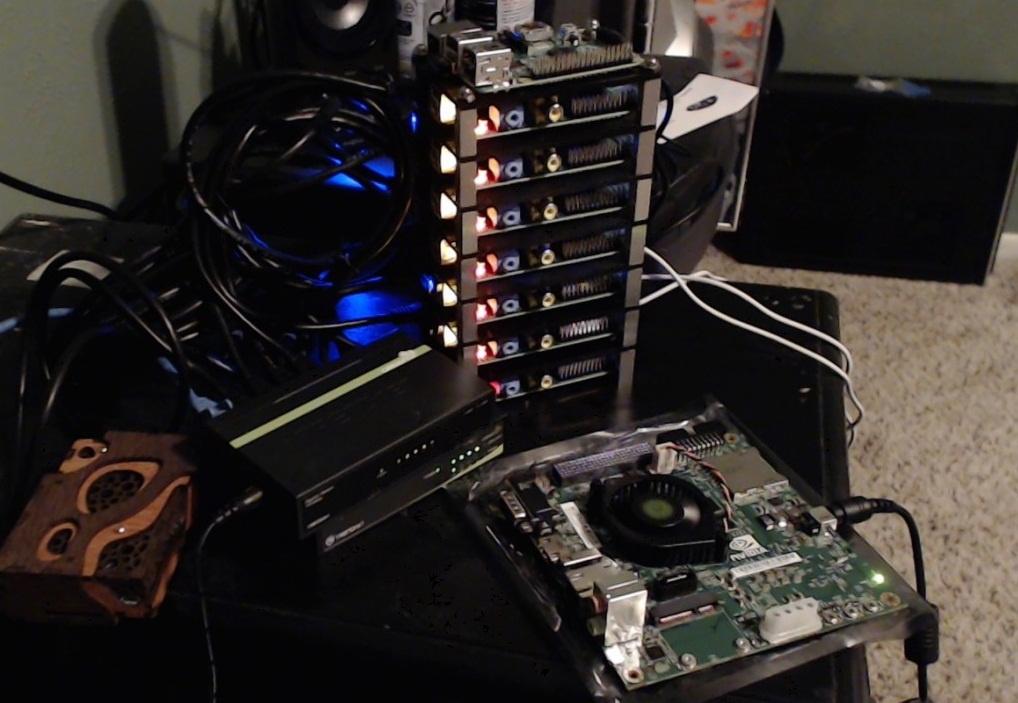
#> input picture Template Matching/opencv-template-matching-python-tutorial.jpg, 1018 x 703 px, found by its file name
$ python 'Template Matching.py'
#> lines starting #> are read from the running program, lines starting #| are printed output that depends on the picture; pictures that were not available may be replaced by others from this repository, and a replacement may not be noted
import cv2
import numpy as np


img_bgr=cv2.imread('opencv-template-matching-python-tutorial.jpg')
#> img_bgr is the input picture: shape (703, 1018, 3); mean B, G, R 40.7, 43.2, 48.1
img_gray=cv2.cvtColor(img_bgr,cv2.COLOR_BGR2GRAY)
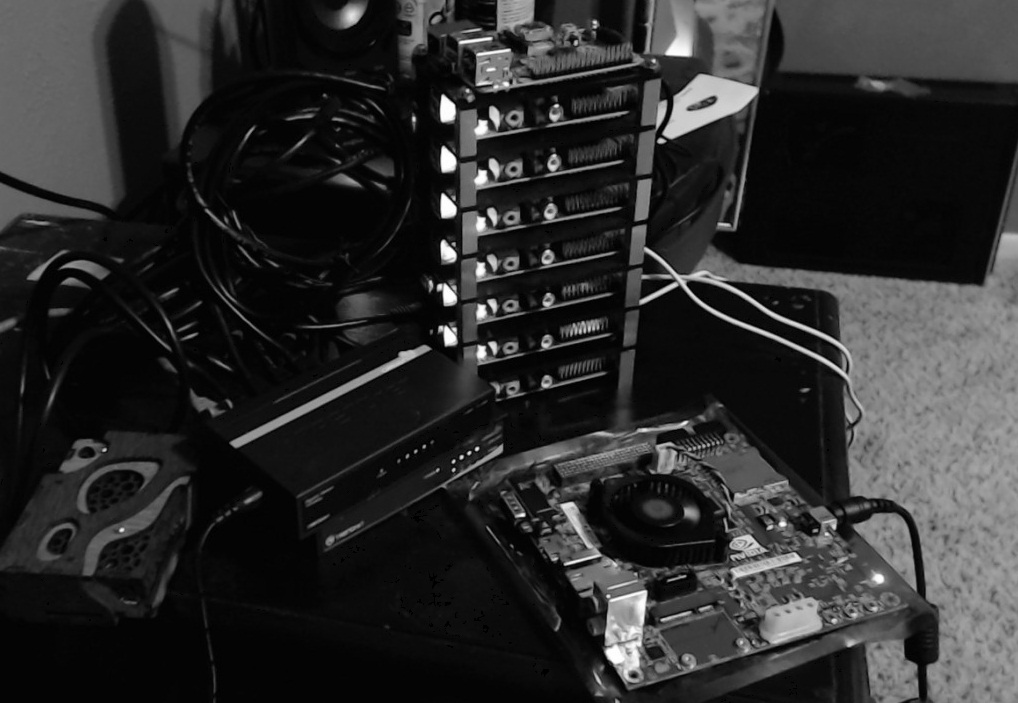
#> img_gray: shape (703, 1018); min 0, max 255, mean 44.4

template=cv2.imread('opencv-template-for-matching.jpg',0)
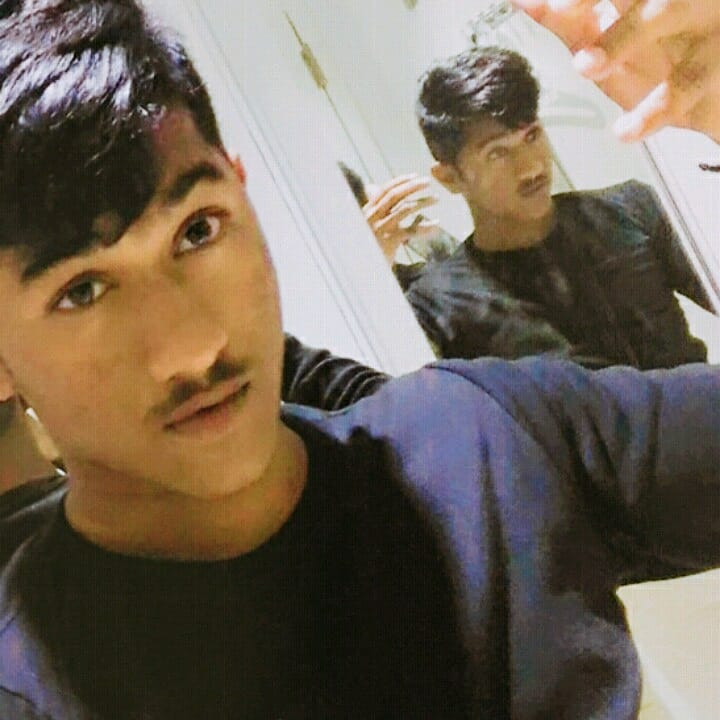
#> input picture sanath.jpg, 720 x 720 px, given in place of opencv-template-for-matching.jpg, which was not available
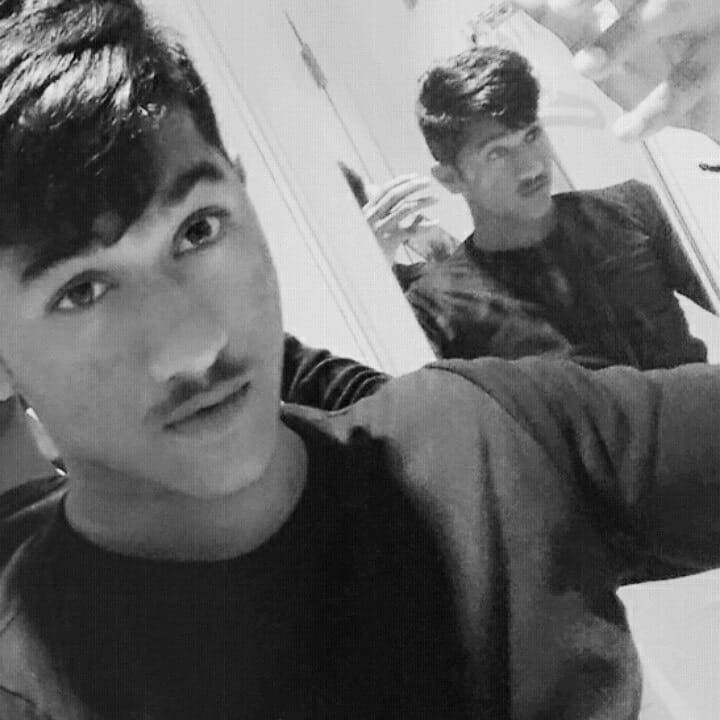
#> template: shape (720, 720); min 0, max 244, mean 104.2
w,h=template.shape[::-1]
#> w = 720; h = 720

#> (the run stopped early here; a loop or call above may not have finished)
